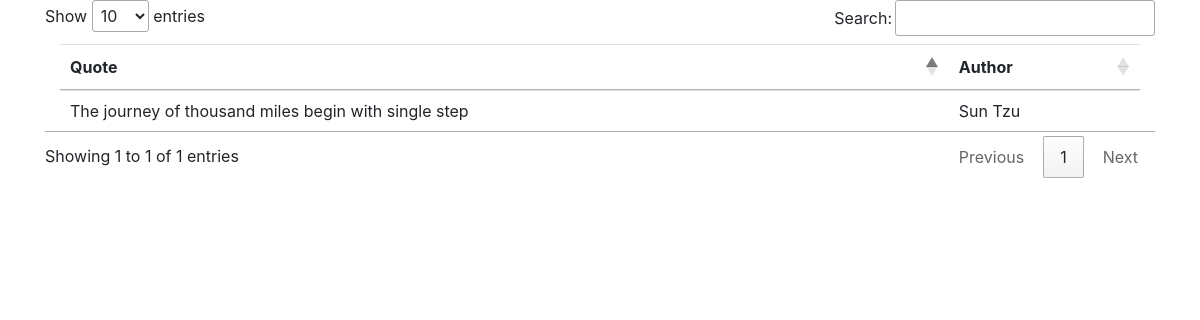
Before: /index/ with the older database file.
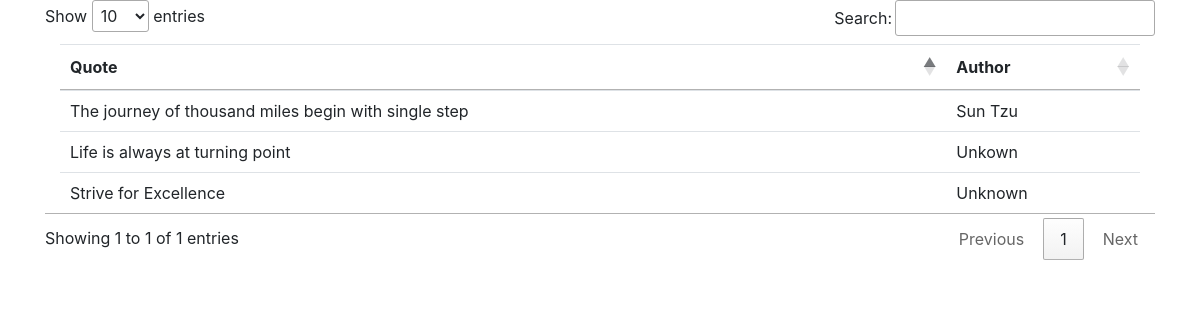
After: the same page with the newer database file.
### quote/models.py (models this page shows, shortened)
class Quote(models.Model):
    quote = models.CharField(max_length=250)
    author = models.CharField(max_length=50)

### quote/views.py (the view)
# urls.py: path('',views.home,name='index'),
def index(request):
    data = Quote.objects.all()
    return render(request,'quote/index.html',{'data':data})

### quote/templates/quote/index.html (shortened to what this page needs)
{% extends 'quote/base.html' %}
{% block content %}
        <table class=" container table" id="table_id">
            <thead>
                <tr>
                    <th>Quote</th>
                    <th>Author</th>
                </tr>
            </thead>
            {% for data in data %}
                <tbody>
                    <tr>
                        <td>{{ data.quote}}</</td>
                        <td>{{ data.author}}</td>
                    </tr>
                </tbody>
            {% endfor %}
        </table>
    </div>
{% endblock content %}

### quote/templates/quote/base.html (shortened to what this page needs)
{% load static %}
<!doctype html>
<html lang="en">
    <head>
        <link rel="stylesheet" href="{% static 'css/style.css' %} ">
        <link rel="stylesheet" href="https://stackpath.bootstrapcdn.com/bootstrap/4.3.1/css/bootstrap.min.css">
        <link rel="stylesheet" type="text/css" href="https://cdn.datatables.net/1.12.0/css/jquery.dataTables.css">
    </head>
    <body>
        <div class="container">
            {% block content %}
            {% endblock content %}
    </body>
</html>

Changed rows visible on the page:
added Quote: quote "Life is always at turning point", author "Unkown"
added Quote: quote "Strive for Excellence", author "Unknown"
